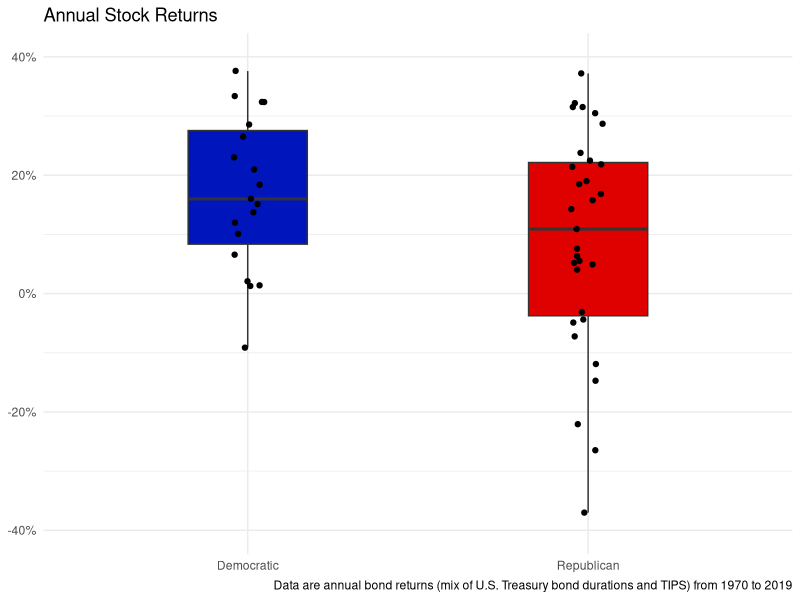

This chart was generated by the following R code: (Note: this script raises an error after producing the figure.)
## ---- chunk 1
# The usuals
library(readxl)     # for reading the ecxel file
library(tidyverse)  # all inclusive
library(here)       # for relative file paths
library(scales)     # for easy conversion of decimal to % in plots
## ---- chunk 2
# Load the data!
data <- read_xlsx(here("data_input/president-bond-stock-change-correlation.xlsx"),
  skip = 4
) %>%
  
  # excel saves spaces stupidly, so need this weird dot 
  #  (don't ask how long i spent figuring this out)
  rename(
    stock_return = `S&P 500 Index `, 
    year = ` Year`,
    bond_return = `100% Bonds `
  )
## ---- chunk 3
# Plot!
pmap(
  
  # list the things I want to loop over
  .l = list(
    cols_to_plot <- c("stock_return", "bond_return"),
    names_to_plot <- c("Stock", "Bond")
  ), 
  
  # and loop over them! 
  .f = function(cols_to_plot, names_to_plot) {

    ## parameter set up:
    
    # official colors of Repub and Dem parties
    political_colors <- c("#0015BC", "#DE0100")
    
    # clean up the ggplot code later on by naming them now
    plot_title <- paste0("Annual ", names_to_plot, " Returns")
    
   ifelse(names_to_plot == "stock_return", data_source <- "S&P 500 returns", data_source <- "bond returns (mix of U.S. Treasury bond durations and TIPS)")

    plot_caption <- paste0(
      "Data are annual ",
      data_source,
      " from ",
      min(data$year),
      " to ",
      max(data$year)
    )

    # grab the means for each party for each asset class
    party_means <- data %>%
      select(Party, stock_return, bond_return) %>%
      group_by(Party) %>%
      summarize(
        stock_return = mean(stock_return),
        bond_return = mean(bond_return),
        .groups = "drop"
      ) %>%
      select(-Party) %>%
      identity()

    ### Plot #1: Boxplot
    data %>%
      ggplot(aes(x = Party, y = get(cols_to_plot))) +
      geom_boxplot(aes(fill = Party), width = 0.35) +
      geom_jitter(width = 0.05) +
      scale_fill_manual(values = political_colors) +
      scale_y_continuous(
        labels = percent_format(accuracy = 2),
        limits = c(-0.4, 0.4) # to match density plot and fix axis
      ) +    
      theme_minimal() +
      labs(
        title = plot_title,
        caption = plot_caption
      ) +
      theme(
        legend.position = "none",
        axis.title = element_blank()
      ) +
      ggsave(filename = here(paste0("plots/box_", names_to_plot, ".png")))


    ### Plot #2: Density plot
    #    (2 = Repub, 1 = Dem)
    data %>%
      ggplot() +
      geom_density(aes(y = get(cols_to_plot), fill = Party), alpha = 0.75) +
      scale_fill_manual(values = political_colors) +
      coord_flip() +
      geom_hline(yintercept = mean(data$stock_return)) +
      geom_hline(yintercept = pull(party_means[1, cols_to_plot]), color = political_colors[1]) +
      geom_hline(yintercept = pull(party_means[2, cols_to_plot]), color = political_colors[2]) +
      theme_minimal() +
      theme(
        legend.position = "top",
        legend.title = element_blank(),
        axis.title = element_blank(),
        axis.text.y = element_blank()
      ) +
      scale_y_continuous(
        labels = percent_format(accuracy = 2),
        # goes in ylim because of flipped coordinates.
        limits = c(-0.4, 0.4),
        expand = expansion(mult=0)
      ) +
      labs(
        title = plot_title,
        subtitle = "Vertical Bars are means",
        caption = plot_caption
      ) +
      ggsave(filename = here(paste0("plots/density_", names_to_plot, ".png")))
  }
)
